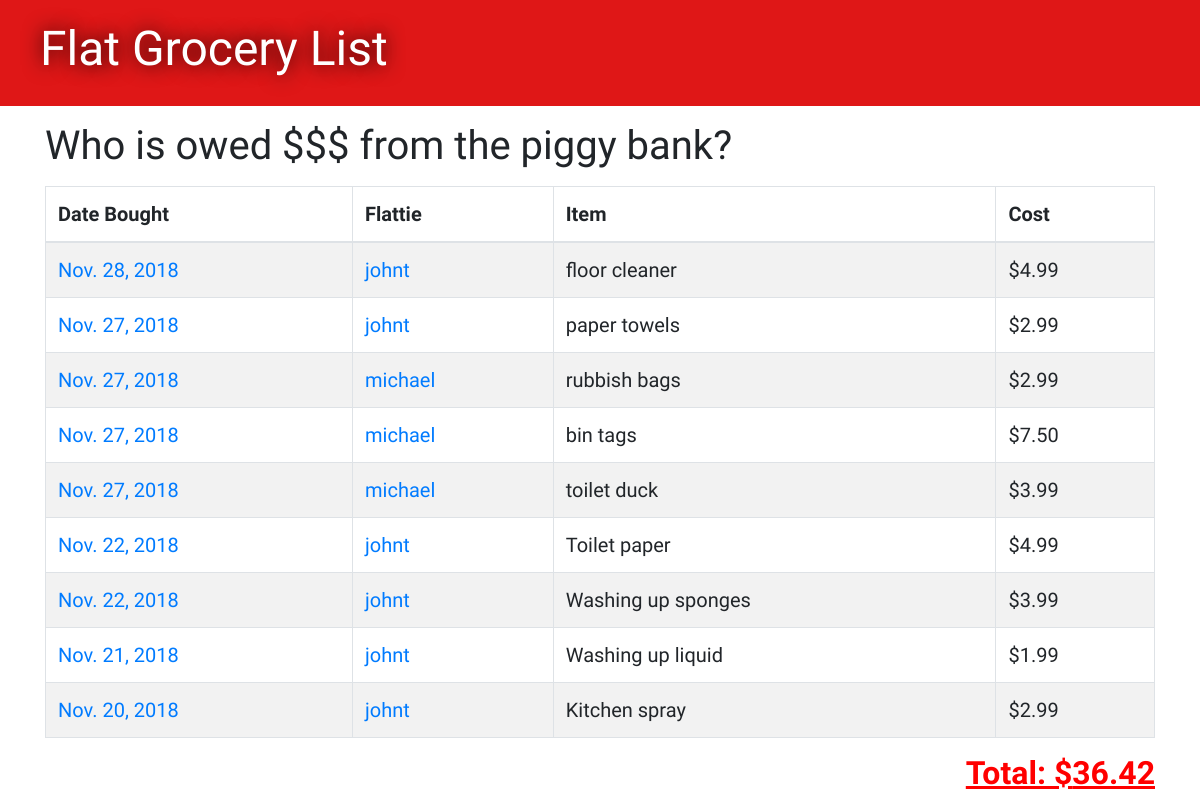
/, run on an earlier commit of the app's database.
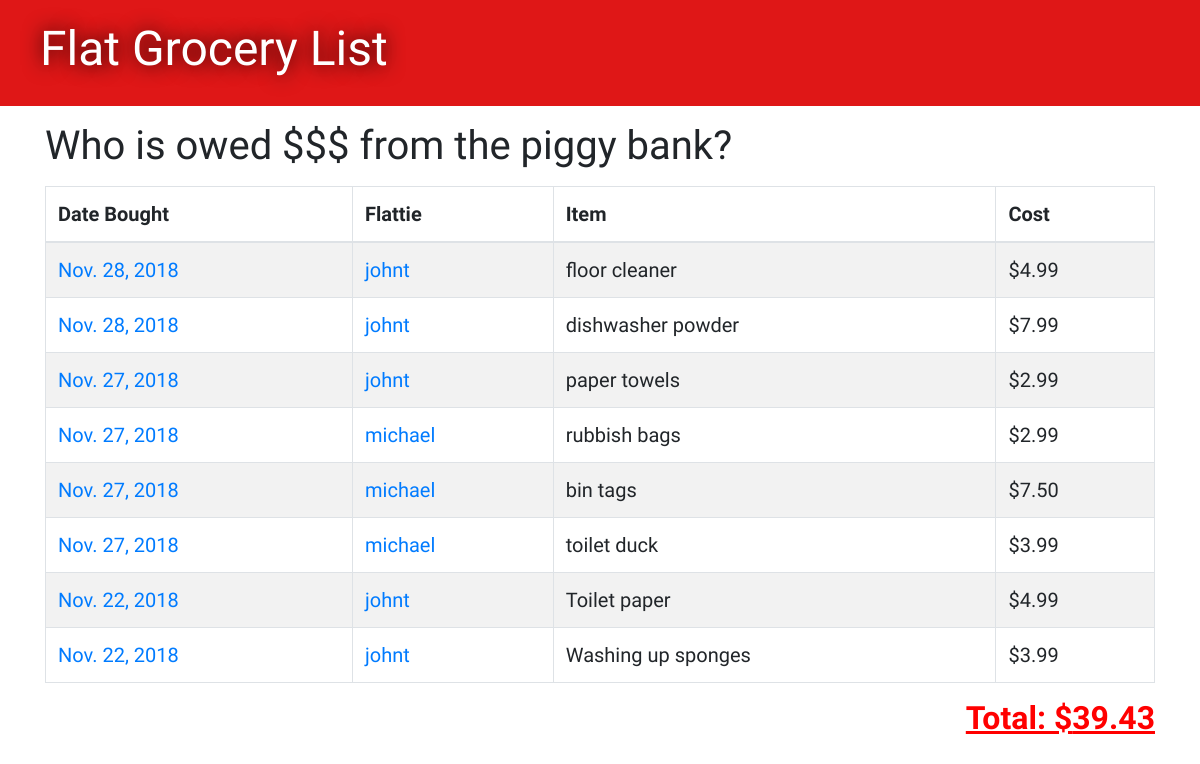
And on a later commit of the database.
### groceries/models.py (models this page shows, shortened)
class Grocery(models.Model):
    person = models.ForeignKey('auth.User', on_delete=models.CASCADE)
    item = models.CharField(max_length=100)
    cost = models.DecimalField(max_digits=8, decimal_places=2)
    bought_date = models.DateField(default=timezone.now)
    paid_date = models.DateField(blank=True, null=True)

### groceries/views.py (the view)
# urls.py: path('', views.grocery_list, name='grocery_list'),
def grocery_list(request):
    groceries = Grocery.objects.filter(bought_date__lte=timezone.now()).filter(paid_date__isnull=True).order_by('-bought_date')
    total = 0
    for grocery in groceries:
        total += grocery.cost
    stuff_for_front_end = {'groceries': groceries, 'total': total}
    return render(request, 'groceries/groceries_list.html', stuff_for_front_end)

### groceries/templates/groceries/groceries_list.html (shortened to what this page needs)
{% extends 'groceries/base.html' %}
{% block content %}
    <h1>Who is owed $$$ from the piggy bank?</h1>
    <table id="tablePreview" class="table table-striped table-hover table-bordered">
        <thead>
        <tr>
            <th>Date Bought</th>
            <th>Flattie</th>
            <th>Item</th>
            <th>Cost</th>
        </tr>
        </thead>
        <tbody>
            {% for grocery in groceries %}
                <tr>
                    <td><a href="{% url 'bought_date_list' bought_date=grocery.bought_date %}">{{ grocery.bought_date }}</a></td>
                    <td><a href="{% url 'purchaser_list' person_id=grocery.person_id %}">{{ grocery.person }}</a></td>
                    <td>{{ grocery.item }}</td>
                    <td>${{ grocery.cost }}</td>
                </tr>
            {% endfor %}
        </tbody>
    </table>
    <div>
        <h2 style="float:right"><u>Total: ${{ total }}</u></h2>
    </div>
{% endblock %}

### groceries/templates/groceries/base.html (shortened to what this page needs)
{% load staticfiles %}
<!DOCTYPE html>
<html lang="en">
<head>
    <link rel="stylesheet" href="https://stackpath.bootstrapcdn.com/bootstrap/4.1.3/css/bootstrap.min.css">
    <link rel="stylesheet" href="{% static 'css/groceries.css' %}">
    <link rel="stylesheet" href="https://use.fontawesome.com/releases/v5.5.0/css/all.css"
>
</head>
<body>
<div class="page-header">
    <h1><a href="{% url 'grocery_list' %}">Flat Grocery List</a></h1>
</div>
<div class="'content container">
    <div class="'row">
        <div class="'col-md-8">
            {% block content %}
            {% endblock %}
        </div>
    </div>
</div>
</body>
</html>

### groceries/static/css/groceries.css (style rules this page uses)
.page-header { background-color: #DF1717; margin-top: 0; padding: 20px 20px 20px 40px; }
.page-header h1, .page-header h1 a { color: #ffffff; text-shadow: 0 0 20px black; font-size: 36pt; text-decoration: none; }
.table { font-family: 'Indie Flower', cursive; font-size: 15pt; }
h1, h2, h3, h4 { font-family: 'Indie Flower', cursive; }
h2 { color: red; font-weight: 700; }

What changed in the data, as far as the page shows it:
no longer on this page (row edited): Grocery: bought_date "Nov. 21, 2018", person "johnt", item "Washing up liquid", cost "1.99"
removed Grocery: bought_date "Nov. 20, 2018", person "johnt", item "Kitchen spray", cost "2.99"
added Grocery: bought_date "Nov. 28, 2018", person "johnt", item "dishwasher powder", cost "7.99"
Also different on the page:
{{ total }}: "36.42" → "39.43"
